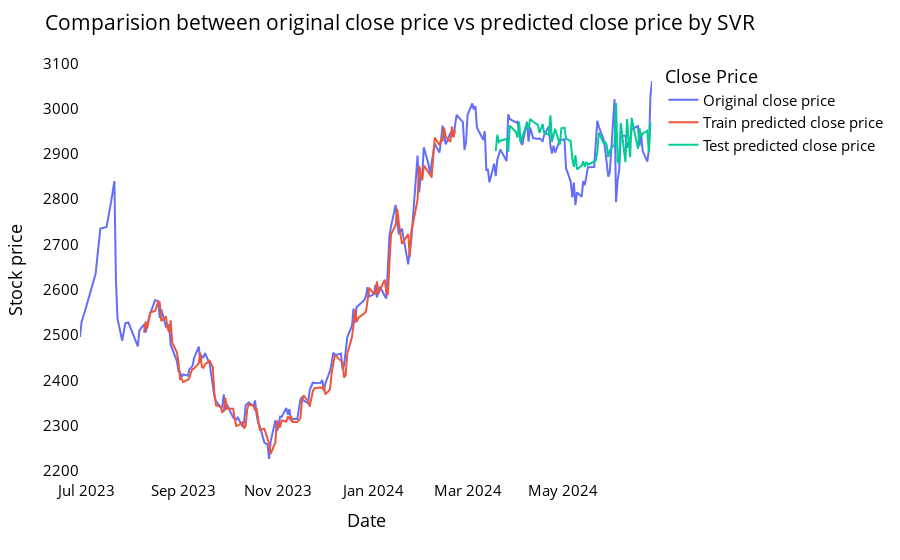

The notebook cell this image was saved under:
### Markdown cell above
<a name="svrcomparechart"></a>

#### Comparision between original stock close price vs predicted close price

### Code cell
# shift train predictions for plotting

look_back=time_step
trainPredictPlot = np.empty_like(closedf)
trainPredictPlot[:, :] = np.nan
trainPredictPlot[look_back:len(train_predict)+look_back, :] = train_predict
print("Train predicted data: ", trainPredictPlot.shape)

# shift test predictions for plotting
testPredictPlot = np.empty_like(closedf)
testPredictPlot[:, :] = np.nan
testPredictPlot[len(train_predict)+(look_back*2)+1:len(closedf)-1, :] = test_predict
print("Test predicted data: ", testPredictPlot.shape)

names = cycle(['Original close price','Train predicted close price','Test predicted close price'])

plotdf = pd.DataFrame({'date': close_stock['date'],
                       'original_close': close_stock['close'],
                      'train_predicted_close': trainPredictPlot.reshape(1,-1)[0].tolist(),
                      'test_predicted_close': testPredictPlot.reshape(1,-1)[0].tolist()})

fig = px.line(plotdf,x=plotdf['date'], y=[plotdf['original_close'],plotdf['train_predicted_close'],
                                          plotdf['test_predicted_close']],
              labels={'value':'Stock price','date': 'Date'})
fig.update_layout(title_text='Comparision between original close price vs predicted close price by SVR',
                  plot_bgcolor='white', font_size=15, font_color='black',legend_title_text='Close Price')
fig.for_each_trace(lambda t:  t.update(name = next(names)))

fig.update_xaxes(showgrid=False)
fig.update_yaxes(showgrid=False)
fig.show()

### Figure 1 — Plotly figure (JSON) as saved in the notebook; plotly's stock layout.template omitted (floating-point values rounded to 4 significant figures; data arrays with more than 128 entries replaced by an {"elided": "..."} marker saying what was removed)
{"data": [{"hovertemplate": "variable=original_close<br>Date=%{x}<br>Stock price=%{y}<extra></extra>", "legendgroup": "original_close", "line": {"color": "#636efa", "dash": "solid"}, "marker": {"symbol": "circle"}, "mode": "lines", "name": "Original close price", "orientation": "v", "showlegend": true, "type": "scatter", "x": {"elided": "231 str values"}, "xaxis": "x", "y": {"elided": "231 float values"}, "yaxis": "y"}, {"hovertemplate": "variable=train_predicted_close<br>Date=%{x}<br>Stock price=%{y}<extra></extra>", "legendgroup": "train_predicted_close", "line": {"color": "#EF553B", "dash": "solid"}, "marker": {"symbol": "circle"}, "mode": "lines", "name": "Train predicted close price", "orientation": "v", "showlegend": true, "type": "scatter", "x": {"elided": "231 str values"}, "xaxis": "x", "y": {"elided": "231 float values"}, "yaxis": "y"}, {"hovertemplate": "variable=test_predicted_close<br>Date=%{x}<br>Stock price=%{y}<extra></extra>", "legendgroup": "test_predicted_close", "line": {"color": "#00cc96", "dash": "solid"}, "marker": {"symbol": "circle"}, "mode": "lines", "name": "Test predicted close price", "orientation": "v", "showlegend": true, "type": "scatter", "x": {"elided": "231 str values"}, "xaxis": "x", "y": {"elided": "231 float values"}, "yaxis": "y"}], "layout": {"autosize": true, "font": {"color": "black", "size": 15}, "legend": {"title": {"text": "Close Price"}, "tracegroupgap": 0}, "margin": {"t": 60}, "plot_bgcolor": "white", "title": {"text": "Comparision between original close price vs predicted close price by SVR"}, "xaxis": {"anchor": "y", "autorange": true, "domain": [0, 1], "range": ["2023-06-27", "2024-06-27"], "showgrid": false, "title": {"text": "Date"}, "type": "date"}, "yaxis": {"anchor": "x", "autorange": true, "domain": [0, 1], "range": [2180.0, 3107.0], "showgrid": false, "title": {"text": "Stock price"}, "type": "linear"}}}
